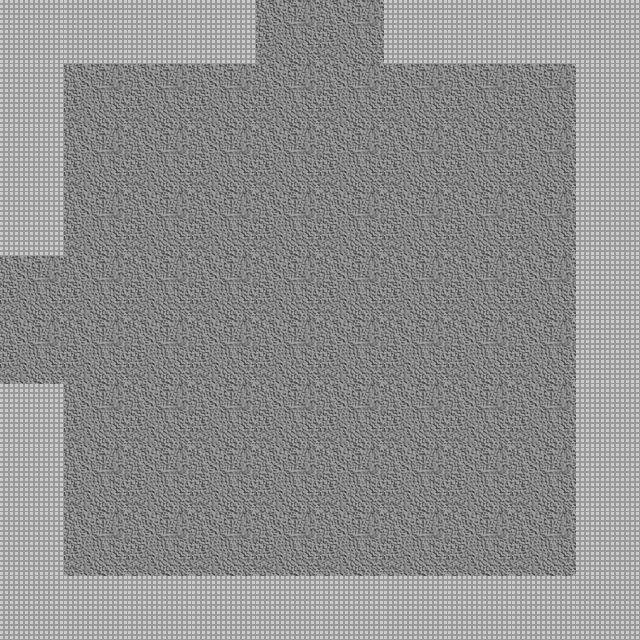

This is a level from a 2D game, rendered from its Tiled map with the project's own tilesets. A one-line summary and the map file follow, with tile-layer data summarised:
An orthogonal 10x10 tile map with 64x64 px tiles, 2 tile layers (Floor, Wall), 2 tilesets and 3 objects.

<map version="1.0" orientation="orthogonal" renderorder="right-down" width="10" height="10" tilewidth="64" tileheight="64" nextobjectid="23">
 <properties>
  <property name="unity:resource" value="True" />
  <property name="unity:tag" value="Room" />
 </properties>
 <tileset firstgid="1" name="DungeonTilePH" tilewidth="64" tileheight="64" tilecount="2">
  <image source="../Sprites/DungeonTilePH.png" width="128" height="64" />
  <tile id="0">
   <objectgroup draworder="index" />
  </tile>
  <tile id="1">
   <objectgroup draworder="index">
    <object id="0" x="-0.25" y="-0.25" width="64.375" height="64.125" />
   </objectgroup>
  </tile>
 </tileset>
 <tileset firstgid="3" name="BlobPH" tilewidth="64" tileheight="64" tilecount="3">
  <image source="../Sprites/BlobPH.png" width="192" height="64" />
  <tile id="0">
   <properties>
    <property name="Spawn" value="fl1mob" />
   </properties>
  </tile>
 </tileset>
 <layer name="Floor" width="10" height="10">
  <properties>
   <property name="unity:sortingLayerName" value="Floor" />
   <property name="unity:tag" value="Floor" />
  </properties>
  <data>[100 cells, 100 non-empty, 1 distinct tile ids]</data>
 </layer>
 <layer name="Wall" width="10" height="10">
  <properties>
   <property name="ChildTag" value="Wall" />
   <property name="unity:tag" value="Wall" />
  </properties>
  <data>[100 cells, 32 non-empty, 1 distinct tile ids]</data>
 </layer>
 <objectgroup name="Mobs" />
 <objectgroup name="Exits">
  <object id="17" x="248" y="-21.3333" width="141.333" height="48">
   <properties>
    <property name="Exit" value="N" />
   </properties>
  </object>
  <object id="18" x="-24" y="241.333" width="49.3333" height="152">
   <properties>
    <property name="Exit" value="W" />
   </properties>
  </object>
 </objectgroup>
</map>
